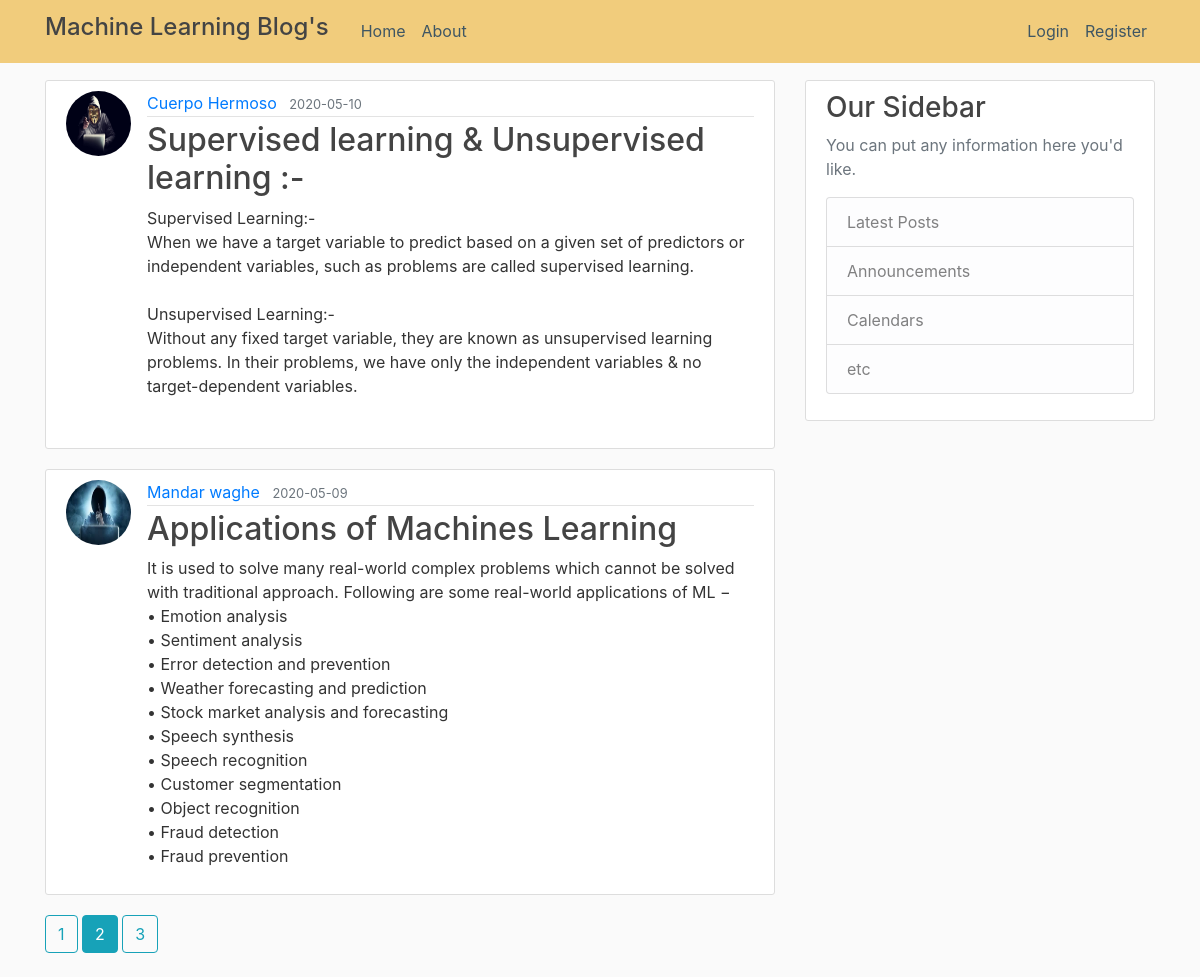
The page /home?page=2 on the database its author committed.
### Flaskblog/models.py (models this page shows, shortened)
class Post(db.Model):
    id = db.Column(db.Integer, primary_key=True)
    title = db.Column(db.String(100), nullable=False)
    date_posted = db.Column(db.DateTime, nullable=False, default=datetime.utcnow)
    content = db.Column(db.Text, nullable=False)
    user_id = db.Column(db.Integer, db.ForeignKey('user.id'), nullable=False)

class User(db.Model, UserMixin):
    id = db.Column(db.Integer, primary_key=True)
    username = db.Column(db.String(20), unique=True, nullable=False)
    email = db.Column(db.String(120), unique=True, nullable=False)
    image_file = db.Column(db.String(20), nullable=False, default='default.jpg')
    password = db.Column(db.String(60), nullable=False)
    posts = db.relationship('Post', backref='author', lazy=True)

### Flaskblog/routes.py (the view)
@app.route("/")
@app.route("/home")
def home():
    page = request.args.get('page', 1, type=int)
    posts = Post.query.order_by(Post.date_posted.desc()).paginate(page=page, per_page=2)
    return render_template('home.html', posts=posts)

### Flaskblog/templates/home.html
{% extends "layout.html" %}
{% block content %}
    {% for post in posts.items %}
        <article class="media content-section">
          <img class="rounded-circle article-img" src="{{ url_for('static', filename='profile_pics/' + post.author.image_file) }}">
          <div class="media-body">
            <div class="article-metadata">
              <a class="mr-2" href="#">{{ post.author.username }}</a>
              <small class="text-muted">{{ post.date_posted.strftime('%Y-%m-%d') }}</small>
            </div>
            <h2><a class="article-title" href="{{ url_for('post', post_id=post.id) }}">{{ post.title }}</a></h2>
            <p class="article-content">{{ post.content }}</p>
          </div>
        </article>
    {% endfor %}
    {% for page_num in posts.iter_pages(left_edge=1, right_edge=1, left_current=1, right_current=2) %}
        {% if page_num %}
          {% if posts.page == page_num %}
            <a class="btn btn-info mb-4" href="{{ url_for('home', page=page_num) }}">{{ page_num }}</a>
          {% else %}
            <a class="btn btn-outline-info mb-4" href="{{ url_for('home', page=page_num) }}">{{ page_num }}</a>
          {% endif %}
        {% else %}
            ...
        {% endif %}
      {% endfor %}
{% endblock content %}

### Flaskblog/static/main.css (style rules this page uses)
body { background: #fafafa; color: #333333; margin-top: 5rem; }
h1, h2, h3, h4, h5, h6 { color: #444444; }
.content-section { background: #ffffff; padding: 10px 20px; border: 1px solid #dddddd; border-radius: 3px; margin-bottom: 20px; }
.article-title { color: #444444; }
.article-content { white-space: pre-line; }
.article-img { height: 65px; width: 65px; margin-right: 16px; }
.article-metadata { padding-bottom: 1px; margin-bottom: 4px; border-bottom: 1px solid #e3e3e3 }

### rows shown on the page
Post: image_file (picture), author.username "Cuerpo Hermoso", date_posted "2020-05-10", title "Supervised learning & Unsupervised learning :-", content "Supervised Learning:- When we have a target variable to predict based on a given set of predictors or independent variables, such as problems are called supervised learning. Unsupervised Learning:- Without any fixed target variable, they are known as unsupervised learning problems. In their problems, we have only the independent variables & no target-dependent variables."
Post: image_file (picture), author.username "Mandar waghe", date_posted "2020-05-09", title "Applications of Machines Learning", content "It is used to solve many real-world complex problems which cannot be solved with traditional approach. Following are some real-world applications of ML − • Emotion analysis • Sentiment analysis • Error detection and prevention • Weather forecasting and prediction • Stock market analysis and forecasting • Speech synthesis • Speech recognition • Customer segmentation • Object recognition • Fraud detection • Fraud prevention"

### other values the page prints
{{ page_num }} "1" "3"
{{ page_num }} "2"
